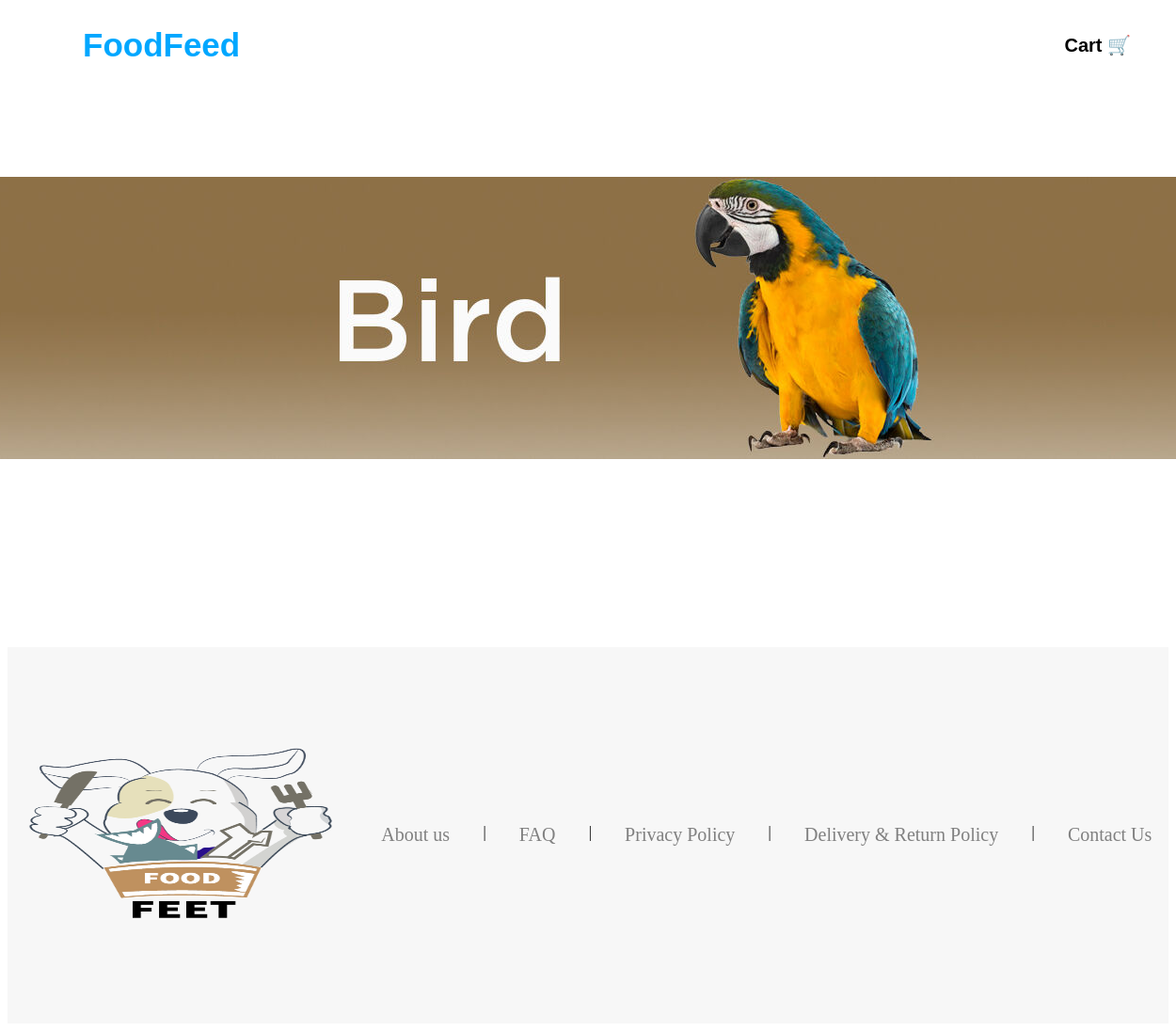
The page /bird/ on the database as committed earlier.
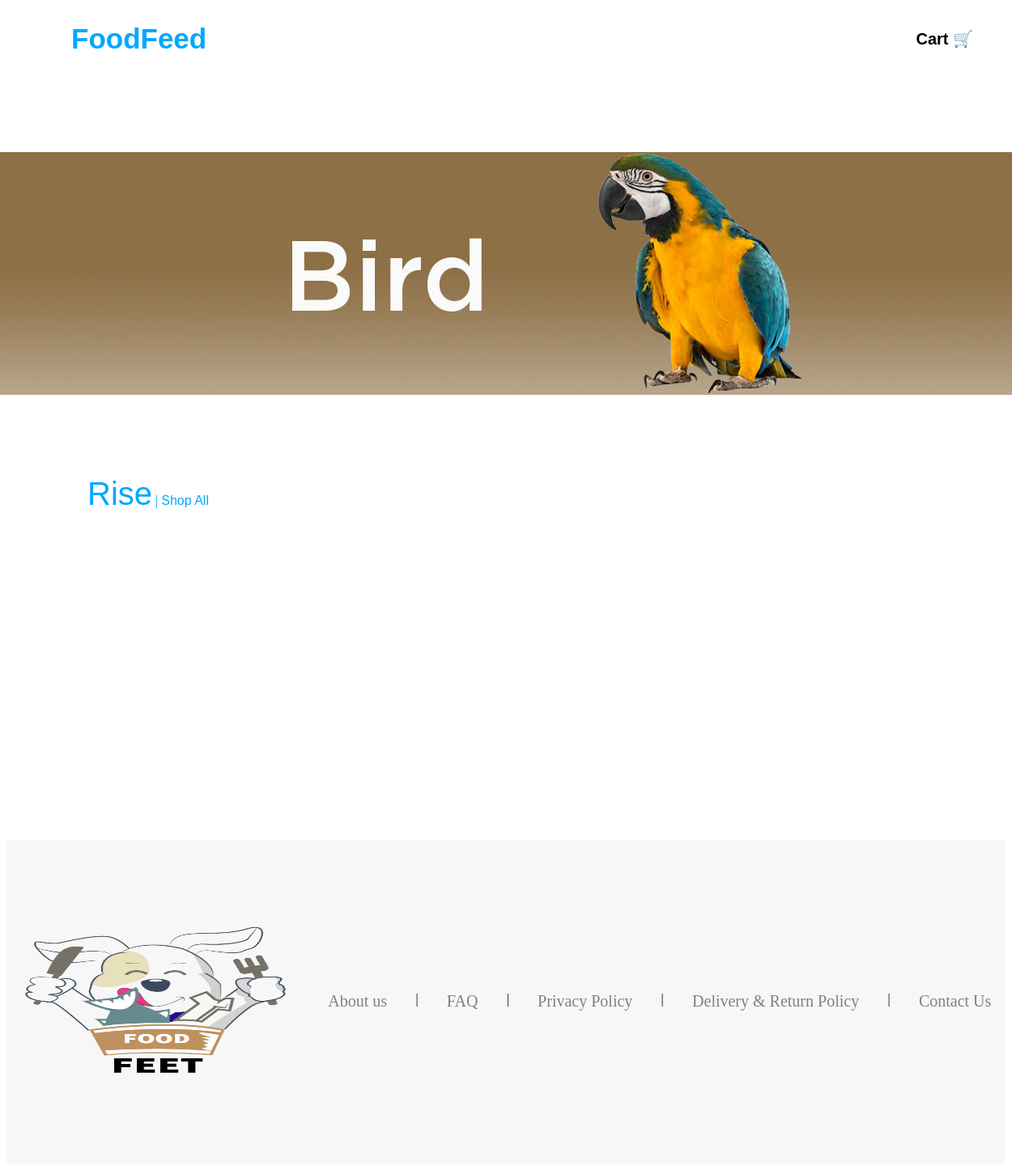
The same page on the database as committed later.
### foodfeed/models.py (models this page shows, shortened)
class animal_items(models.Model):
    connected_to_animal = models.ForeignKey(animals, on_delete=models.CASCADE, null=True)
    item_name = models.CharField(null=True, max_length=20)
    class Meta:
        verbose_name_plural = "animal items"

### foodfeed/views.py (the view)
# urls.py: path('<animal_name>/', views.animal_name),
def animal_name(request, animal_name):
    data = {
        "image_2": models.animals.objects.filter(animal_name=f"{animal_name}").all().values('image_2'),
        "animal_items": models.animal_items.objects.filter(connected_to_animal=models.animals.objects.filter(animal_name=f"{animal_name}").all().values('id')[0]['id']).all().values(),
        "food_types": models.animal_item_types.objects.all().values(),
    }
    return render(request, "animal.html", context=data)

### templates/animal.html (shortened to what this page needs)
<!DOCTYPE html>
<html lang="en">
{% load static %}
<head>
    <link rel="stylesheet" href="../static/css/main.css">
</head>
<body>
    <nav class="navbar container">
        <h1><a href="../../../../" style="color: #00a7ff;">FoodFeed</a></h1>
        <ul>
            <li><a href="#">Cart 🛒</a></li>
        </ul>
    </nav>
    <div style="width: 100%; display: flex; justify-content: center; margin-top: 100px;">
        <img src="../static/img/{{ image_2.0.image_2 }}" style="margin: 0 auto;">
    </div>
    {% for i in animal_items %}
        <div class="items_types" style="width: 90%; height: 250px; margin-top: 100px; padding-left: 100px;">
        <p style="color: #00a7ff;"><span style="color: #00a7ff; font-size: 40px; font-family: sans-serif;">{{ i.item_name.title }}</span>  |  <a href="./{{ i.item_name }}/show_all" style="text-decoration: none; color: #00a7ff;font-family: sans-serif">Shop All</a></p>
    </div>
    {% endfor %}
    <footer class="footer container">
        <img src="{% static "img/images/logo.png" %}" alt="footer-image" style="width: 400px; height: 200px; border-radius: 10px;">
        <p style="display: flex; justify-content: space-around; width: 900px;">
            <a href="#">About us</a>|
            <a href="#">FAQ</a>|
            <a href="#">Privacy Policy</a>|
            <a href="#">Delivery & Return Policy</a>|
            <a href="#">Contact Us</a>
        </p>
    </footer>
</body>
</html>

Rows that differ between the two databases and show on the page:
added animal_items: item_name "Rise"
